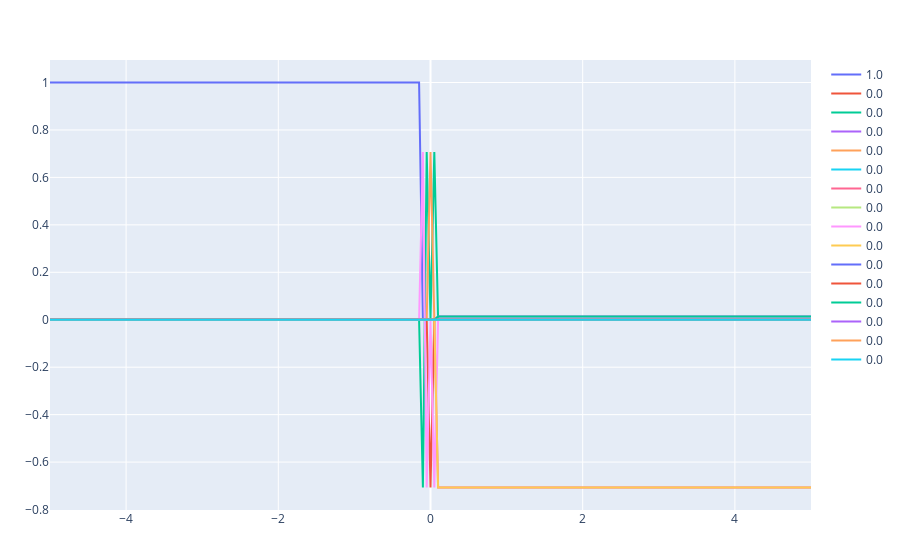

The notebook cell this image was saved under:
### Markdown cell above
Wartości własne zwizualizowane:

### Code cell
# plot([scatter(x=1:16, y=real(data[1].vectors)[1,i]) for i in 1:16])
# plot([scatter(x=1:16, y=real(eigvecs)[1,i]) for i in 1:16])
eigval_idx = 1
eigenvals_sorted = [[eigvecs[pot][:,eigval_idx][eigv] for pot in 1:201] for eigv in 1:16]
plot([scatter(x=potentials, y=tt, name=reduce(*, string.(statename))) for (tt, statename) in zip(eigenvals_sorted, ground_states)])

### Figure 1 — Plotly figure (JSON) as saved in the notebook; plotly's stock layout.template omitted (floating-point values rounded to 4 significant figures; data arrays with more than 128 entries replaced by an {"elided": "..."} marker saying what was removed)
{"data": [{"name": "1.0", "type": "scatter", "x": {"elided": "201 float values"}, "y": {"elided": "201 int values"}}, {"name": "0.0", "type": "scatter", "x": {"elided": "201 float values"}, "y": {"elided": "201 float values"}}, {"name": "0.0", "type": "scatter", "x": {"elided": "201 float values"}, "y": {"elided": "201 float values"}}, {"name": "0.0", "type": "scatter", "x": {"elided": "201 float values"}, "y": {"elided": "201 float values"}}, {"name": "0.0", "type": "scatter", "x": {"elided": "201 float values"}, "y": {"elided": "201 float values"}}, {"name": "0.0", "type": "scatter", "x": {"elided": "201 float values"}, "y": {"elided": "201 float values"}}, {"name": "0.0", "type": "scatter", "x": {"elided": "201 float values"}, "y": {"elided": "201 float values"}}, {"name": "0.0", "type": "scatter", "x": {"elided": "201 float values"}, "y": {"elided": "201 float values"}}, {"name": "0.0", "type": "scatter", "x": {"elided": "201 float values"}, "y": {"elided": "201 float values"}}, {"name": "0.0", "type": "scatter", "x": {"elided": "201 float values"}, "y": {"elided": "201 float values"}}, {"name": "0.0", "type": "scatter", "x": {"elided": "201 float values"}, "y": {"elided": "201 float values"}}, {"name": "0.0", "type": "scatter", "x": {"elided": "201 float values"}, "y": {"elided": "201 int values"}}, {"name": "0.0", "type": "scatter", "x": {"elided": "201 float values"}, "y": {"elided": "201 float values"}}, {"name": "0.0", "type": "scatter", "x": {"elided": "201 float values"}, "y": {"elided": "201 float values"}}, {"name": "0.0", "type": "scatter", "x": {"elided": "201 float values"}, "y": {"elided": "201 int values"}}, {"name": "0.0", "type": "scatter", "x": {"elided": "201 float values"}, "y": {"elided": "201 int values"}}], "layout": {"margin": {"b": 50, "l": 50, "r": 50, "t": 60}}}
